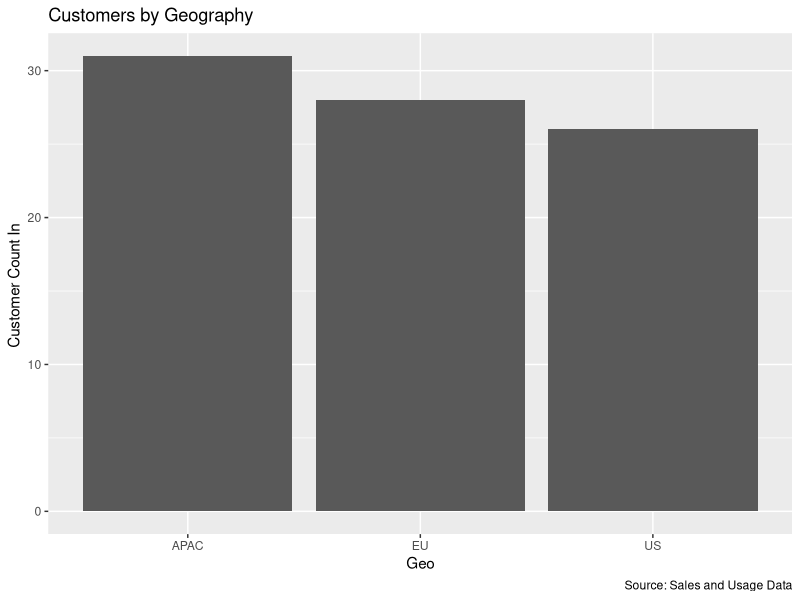

This figure's R source:
# Loading Packages
library(ggplot2)
library(tidyverse)

# Reading Data
hustle_funds_sales <-   read.csv("hustlefunds_sales.csv")

# Plotting a Chart
hustle_funds_sales %>%
  ggplot(aes(x=geo)) +
  geom_bar() +
  labs(
    title = "Customers by Geography",
    y="Customer Count In ",
    fill = " ",
    x="Geo",
    caption = "Source: Sales and Usage Data"
  )
